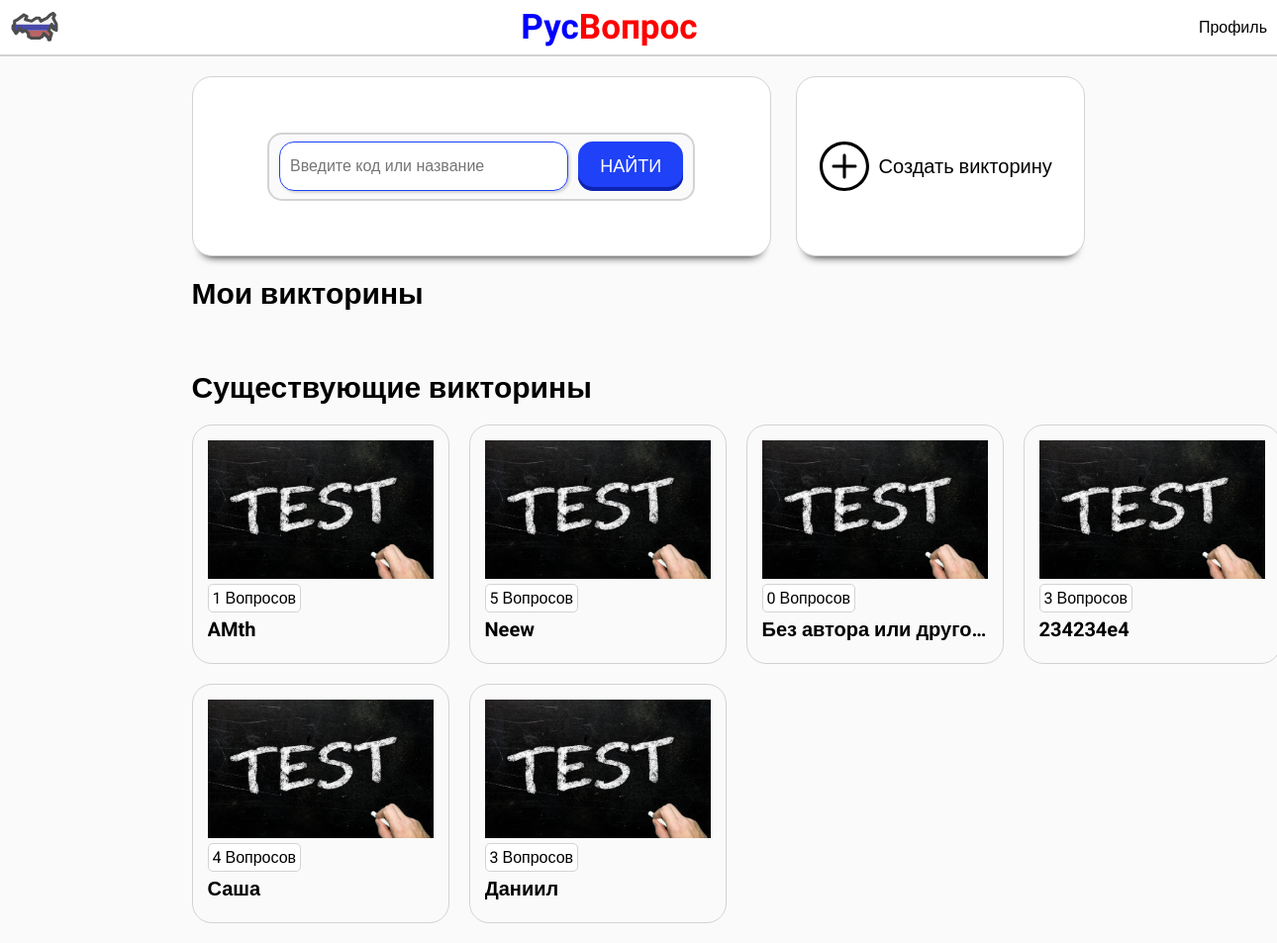
Before: / with the older database file.
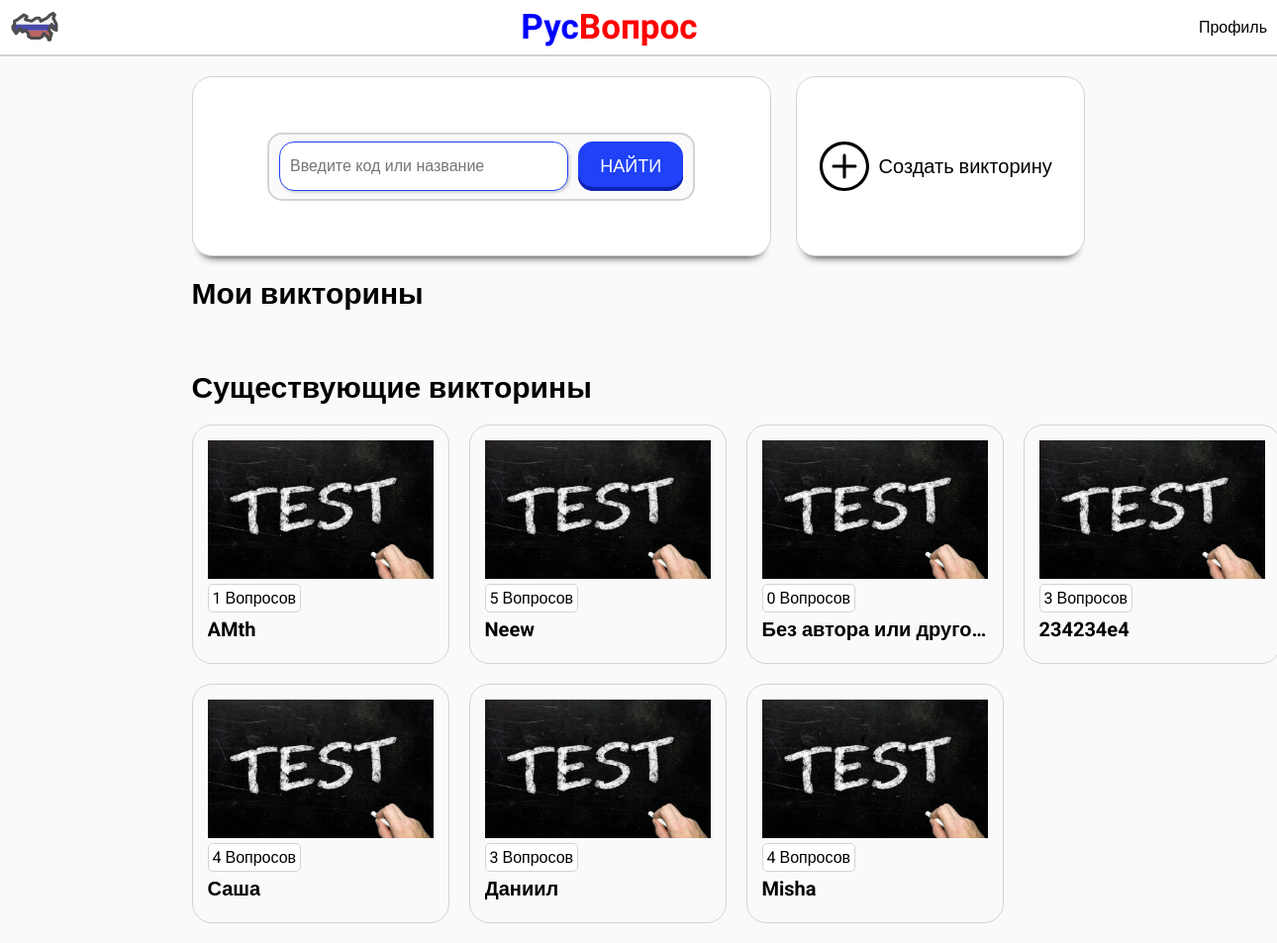
After: the same page with the newer database file.
### quizes/models.py (models this page shows, shortened)
class Quiz(models.Model):
    author = models.ForeignKey(User, on_delete=models.CASCADE, blank=True, null=True)
    name = models.CharField(max_length=120)
    topic = models.CharField(max_length=120)
    number_of_questions = models.IntegerField()
    time = models.IntegerField(help_text="Время на выполнение (мин)")
    difficulty = models.CharField(max_length=30)

### base/views.py (the view)
# urls.py: path('', MainPage.as_view()),
class MainPage(ListView):
    template_name = 'user_quizes_list.html'
    model = Quiz
    context_object_name = 'user_quizes'
    def get_context_data(self, *, object_list=None, **kwargs):
        context = super().get_context_data(**kwargs)
        if self.request.user.is_authenticated:
            context['all_quizes'] = context['user_quizes'].exclude(author=self.request.user)
            context['user_quizes'] = context['user_quizes'].filter(author=self.request.user)
        else:
            context['all_quizes'] = context['user_quizes']
            context.pop('user_quizes', None)
        return context

### base/templates/user_quizes_list.html (shortened to what this page needs)
{% extends 'base.html' %}
{% load static %}
{% block all_questions %}
{% for quiz in all_quizes %}
<li class="existing-item">
    <img src="{% static 'test.jpg' %}" alt="#">
    <p>{{quiz.number_of_questions}} Вопросов</p>
    <h2>{{quiz.name}}</h2>
</li>
{% endfor %}
{% endblock all_questions %}

Changed rows visible on the page:
added Quiz: number_of_questions "4", name "Misha"
